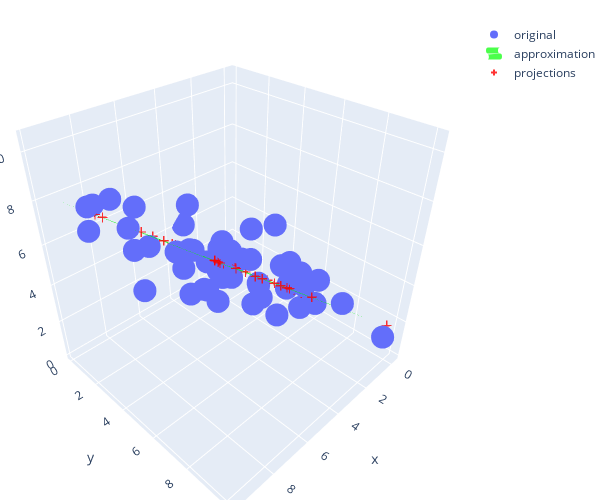

The code cell stored with this chart in its notebook:
### Code cell
c = X.mean(axis=0)
A = X - c
U, s, V = np.linalg.svd(X, full_matrices=False)
normal = V[2] # normal vector to surface

# make projections
# 1st way:
q = 2 # rank of approximation
V_q = V[:q]
H_q = V_q.T @ V_q # projector matrix
projs = X @ H_q

# 2nd way:
# s_trunc = s.copy()
# s_trunc[q:] = 0
# projs = U @ np.diag(s_trunc) @ V + c

# make surface
xx, yy = np.meshgrid(np.arange(np.min(X[:, 0]), np.max(X[:, 0])), np.arange(np.min(X[:, 1]), np.max(X[:, 1])))
d = -c @ normal
z = (-normal[0] * xx - normal[1] * yy - d) * 1. / normal[2]

# plotting
fig = go.Figure(data=[
    go.Scatter3d(x=X[:, 0], y=X[:, 1], z=X[:, 2], mode='markers', name='original'),
    go.Surface(x=xx, y=yy, z=z,
        name='approximation',
        showlegend=True,
        showscale=False, 
        opacity=0.7, 
        colorscale=[[0, 'rgb(0,255,0)'], [1, 'rgb(0,255,0)']],
    ),
    go.Scatter3d(x=projs[:, 0], y=projs[:, 1], z=projs[:, 2],
        name='projections',
        mode='markers', 
        marker=dict(
            size=5,
            color='red',
            opacity=0.8,
            symbol='cross'
        )
    ),
])
fig.update_layout(
    width=600,
    height=500,
    margin=dict(l=0, r=0, b=0, t=20),
)
fig.show()
